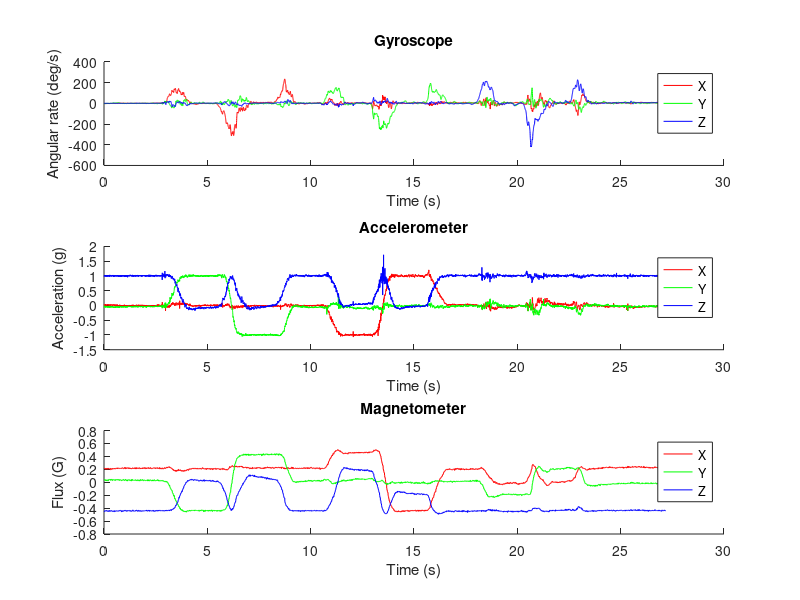

This chart was generated by the following MATLAB code: (Note: this script raises an error after producing the figure.)
% Example1.m
% Adopted from code by Madgwick
%
% ExampleData.mat contains calibrated gyroscope,
% accelerometer and magnetometer data logged from an AHRS device (x-IMU)
% while it was sequentially rotated from 0 degrees, to +90 degree and then
% to -90 degrees around the X, Y and Z axis.  The script first plots the
% example sensor data, then processes the data through the algorithm and
% plots the output as Euler angles.

%% Start of script

addpath('quaternion_library');      % include quaternion library
close all;                          % close all figures
clear;                              % clear all variables
clc;                                % clear the command terminal

%% Import and plot sensor data

load('ExampleBias.mat');
 
figure('Name', 'Sensor Data');
axis(1) = subplot(3,1,1);
hold on;
plot(time, Gyroscope(:,1), 'r');
plot(time, Gyroscope(:,2), 'g');
plot(time, Gyroscope(:,3), 'b');
legend('X', 'Y', 'Z');
xlabel('Time (s)');
ylabel('Angular rate (deg/s)');
title('Gyroscope');
hold off;
axis(2) = subplot(3,1,2);
hold on;
plot(time, Accelerometer(:,1), 'r');
plot(time, Accelerometer(:,2), 'g');
plot(time, Accelerometer(:,3), 'b');
legend('X', 'Y', 'Z');
xlabel('Time (s)');
ylabel('Acceleration (g)');
title('Accelerometer');
hold off;
axis(3) = subplot(3,1,3);
hold on;
plot(time, Magnetometer(:,1), 'r');
plot(time, Magnetometer(:,2), 'g');
plot(time, Magnetometer(:,3), 'b');
legend('X', 'Y', 'Z');
xlabel('Time (s)');
ylabel('Flux (G)');
title('Magnetometer');
%hold off;
linkaxes(axis, 'x');

%% Process sensor data through algorithm
AHRSquat = QuatAHRS('SamplePeriod', 1/256);
quaternion = zeros(length(time), 4);
for t = 1:length(time)
    AHRSquat.Update(Gyroscope(t,:) * (pi/180));	% gyroscope units must be radians
    quaternion(t, :) = AHRSquat.Quaternion;
    eQ=quatern2euler(quaternConj(quaternion(t, :))) * (180/pi);
    eulerQ(t,:)=eQ;
end

%% using direct cosine matrix/Euler
AHRSdcm = dcmAHRS('SamplePeriod', 1/256);
dcm_mat = zeros(length(time), 3);
for t = 1:length(time)
    AHRSdcm.Update(Gyroscope(t,:) * (pi/180));	% gyroscope units must be radians
    dcm_mat = AHRSdcm.DCM;
    edcm=rotMat2euler(dcm_mat) * (180/pi);
    eulerdcm(t,:)=edcm;
end

%% Plot algorithm output as Euler angles

figure
subplot(3,1,1)
 
hold on;
plot(time, Gyroscope(:,1), 'r');
plot(time, Gyroscope(:,2), 'g');
plot(time, Gyroscope(:,3), 'b');
legend('\omega_x', '\omega_y', '\omega_z');
xlabel('Time (s)');
ylabel('Angular rate (deg/s)');
title('Gyroscope');

subplot(3,1,2)
 
hold on;
plot(time, eulerdcm(:,1), 'r');
plot(time, eulerdcm(:,2), 'g');
plot(time, eulerdcm(:,3), 'b');
title('Euler angles');
xlabel('Time (s)');
ylabel('Angle (deg)');
legend('\phi', '\theta', '\psi');
hold off;

subplot(3,1,3)
hold on;
plot(time, quaternion(:,1), 'k');
plot(time, quaternion(:,2), 'r');
plot(time, quaternion(:,3), 'g');
plot(time, quaternion(:,4), 'b');
plot(time,quaternion(:,2).^2+quaternion(:,3).^2+quaternion(:,4).^2+quaternion(:,1).^2,'k--');
title('Quaternions');
xlabel('Time (s)');
legend('q4', 'q1', 'q2', 'q3', '|\bf{q}|');
hold off;

figure
hold on;
yyaxis left
plot(time, eulerdcm(:,1), 'r-');
plot(time, eulerdcm(:,2), 'g-');
plot(time, eulerdcm(:,3), 'b-');
yyaxis right
plot(time, quaternion(:,1), 'k--');
plot(time, quaternion(:,2), 'r--');
plot(time, quaternion(:,3), 'g--');
plot(time, quaternion(:,4), 'b--');
plot(time,quaternion(:,2).^2+quaternion(:,3).^2+quaternion(:,4).^2+quaternion(:,1).^2,'k-.');
title('Euler angles and Quaternions');
xlabel('Time (s)');
ylabel('Angle (deg)');
legend('\phi', '\theta', '\psi', 'q4', 'q1', 'q2', 'q3', '|\bf{q}|');
hold off;

%% End of script